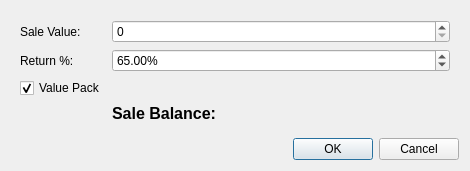
<?xml version="1.0" encoding="UTF-8"?>
<ui version="4.0">
 <class>DlgSaleBalance</class>
 <widget class="QDialog" name="DlgSaleBalance">
  <property name="geometry">
   <rect>
    <x>0</x>
    <y>0</y>
    <width>470</width>
    <height>159</height>
   </rect>
  </property>
  <property name="windowTitle">
   <string>Sale Balance Calculator</string>
  </property>
  <layout class="QVBoxLayout" name="verticalLayout">
   <item>
    <widget class="QWidget" name="widget" native="true">
     <layout class="QGridLayout" name="gridLayout" rowstretch="0,0,0,0" columnstretch="0,1">
      <item row="0" column="0">
       <widget class="QLabel" name="lblSaleVale">
        <property name="text">
         <string>Sale Value:</string>
        </property>
       </widget>
      </item>
      <item row="0" column="1">
       <widget class="QSpinBox" name="spinValue">
        <property name="showGroupSeparator" stdset="0">
         <bool>true</bool>
        </property>
        <property name="maximum">
         <number>1000000000</number>
        </property>
       </widget>
      </item>
      <item row="1" column="0">
       <widget class="QLabel" name="lblPercent">
        <property name="text">
         <string>Return %:</string>
        </property>
       </widget>
      </item>
      <item row="2" column="0">
       <widget class="QCheckBox" name="chkValuePack">
        <property name="text">
         <string>Value Pack</string>
        </property>
        <property name="checked">
         <bool>true</bool>
        </property>
       </widget>
      </item>
      <item row="3" column="1">
       <widget class="QLabel" name="lblSale">
        <property name="font">
         <font>
          <pointsize>12</pointsize>
          <weight>75</weight>
          <bold>true</bold>
         </font>
        </property>
        <property name="text">
         <string>Sale Balance:</string>
        </property>
       </widget>
      </item>
      <item row="1" column="1">
       <widget class="QDoubleSpinBox" name="spinPercent">
        <property name="prefix">
         <string/>
        </property>
        <property name="suffix">
         <string>%</string>
        </property>
        <property name="maximum">
         <double>100.000000000000000</double>
        </property>
        <property name="value">
         <double>65.000000000000000</double>
        </property>
       </widget>
      </item>
     </layout>
    </widget>
   </item>
   <item>
    <widget class="QDialogButtonBox" name="buttonBox">
     <property name="orientation">
      <enum>Qt::Horizontal</enum>
     </property>
     <property name="standardButtons">
      <set>QDialogButtonBox::Cancel|QDialogButtonBox::Ok</set>
     </property>
    </widget>
   </item>
  </layout>
 </widget>
 <resources/>
 <connections>
  <connection>
   <sender>buttonBox</sender>
   <signal>accepted()</signal>
   <receiver>DlgSaleBalance</receiver>
   <slot>accept()</slot>
   <hints>
    <hint type="sourcelabel">
     <x>248</x>
     <y>254</y>
    </hint>
    <hint type="destinationlabel">
     <x>157</x>
     <y>274</y>
    </hint>
   </hints>
  </connection>
  <connection>
   <sender>buttonBox</sender>
   <signal>rejected()</signal>
   <receiver>DlgSaleBalance</receiver>
   <slot>reject()</slot>
   <hints>
    <hint type="sourcelabel">
     <x>316</x>
     <y>260</y>
    </hint>
    <hint type="destinationlabel">
     <x>286</x>
     <y>274</y>
    </hint>
   </hints>
  </connection>
 </connections>
</ui>
